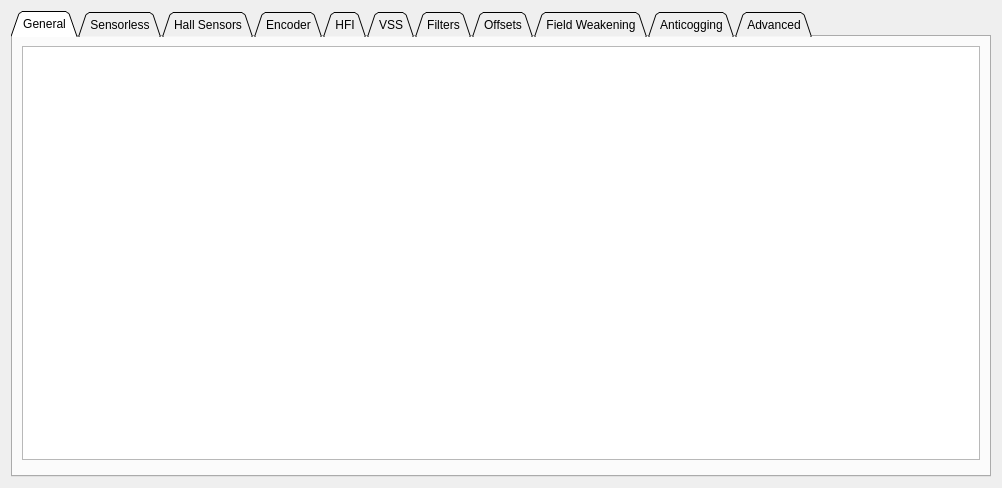
<?xml version="1.0" encoding="UTF-8"?>
<ui version="4.0">
 <class>PageFoc</class>
 <widget class="QWidget" name="PageFoc">
  <property name="geometry">
   <rect>
    <x>0</x>
    <y>0</y>
    <width>1002</width>
    <height>488</height>
   </rect>
  </property>
  <property name="windowTitle">
   <string>Form</string>
  </property>
  <layout class="QVBoxLayout" name="verticalLayout">
   <item>
    <widget class="QTabWidget" name="tabWidget">
     <property name="tabShape">
      <enum>QTabWidget::Triangular</enum>
     </property>
     <property name="currentIndex">
      <number>0</number>
     </property>
     <widget class="QWidget" name="tab">
      <attribute name="title">
       <string>General</string>
      </attribute>
      <layout class="QVBoxLayout" name="verticalLayout_2">
       <item>
        <widget class="ParamTable" name="generalTab"/>
       </item>
       <item>
        <widget class="DetectFoc" name="detectFoc" native="true"/>
       </item>
      </layout>
     </widget>
     <widget class="QWidget" name="tab_2">
      <attribute name="title">
       <string>Sensorless</string>
      </attribute>
      <layout class="QVBoxLayout" name="verticalLayout_3">
       <item>
        <widget class="ParamTable" name="sensorlessTab"/>
       </item>
       <item>
        <widget class="QGroupBox" name="groupBox">
         <property name="title">
          <string>Openloop Presets</string>
         </property>
         <layout class="QGridLayout" name="gridLayout">
          <property name="leftMargin">
           <number>6</number>
          </property>
          <property name="topMargin">
           <number>6</number>
          </property>
          <property name="rightMargin">
           <number>6</number>
          </property>
          <property name="bottomMargin">
           <number>6</number>
          </property>
          <property name="spacing">
           <number>2</number>
          </property>
          <item row="1" column="0">
           <widget class="QPushButton" name="openloopGenericButton">
            <property name="text">
             <string>Generic</string>
            </property>
           </widget>
          </item>
          <item row="0" column="0">
           <widget class="QPushButton" name="openloopOldButton">
            <property name="text">
             <string>Same as FW &lt; 5.02</string>
            </property>
           </widget>
          </item>
          <item row="2" column="0">
           <widget class="QPushButton" name="openloopFastStartButton">
            <property name="text">
             <string>Fast Start</string>
            </property>
           </widget>
          </item>
          <item row="0" column="1">
           <widget class="QPushButton" name="openloopPropellerButton">
            <property name="text">
             <string>Propeller</string>
            </property>
           </widget>
          </item>
          <item row="1" column="1">
           <widget class="QPushButton" name="openloopHeavyInertialButton">
            <property name="text">
             <string>Heavy Inertial Load</string>
            </property>
           </widget>
          </item>
         </layout>
        </widget>
       </item>
      </layout>
     </widget>
     <widget class="QWidget" name="tab_3">
      <attribute name="title">
       <string>Hall Sensors</string>
      </attribute>
      <layout class="QVBoxLayout" name="verticalLayout_4">
       <item>
        <widget class="ParamTable" name="hallTab"/>
       </item>
       <item>
        <widget class="DetectFocHall" name="detectFocHall" native="true"/>
       </item>
      </layout>
     </widget>
     <widget class="QWidget" name="tab_4">
      <attribute name="title">
       <string>Encoder</string>
      </attribute>
      <layout class="QVBoxLayout" name="verticalLayout_5">
       <item>
        <widget class="ParamTable" name="encoderTab"/>
       </item>
       <item>
        <widget class="DetectFocEncoder" name="detectFocEncoder" native="true"/>
       </item>
      </layout>
     </widget>
     <widget class="QWidget" name="tab_6">
      <attribute name="title">
       <string>HFI</string>
      </attribute>
      <layout class="QVBoxLayout" name="verticalLayout_7">
       <item>
        <widget class="ParamTable" name="hfiTab"/>
       </item>
      </layout>
     </widget>
     <widget class="QWidget" name="tab_10">
      <attribute name="title">
       <string>VSS</string>
      </attribute>
      <layout class="QVBoxLayout" name="verticalLayout_11">
       <item>
        <widget class="ParamTable" name="vssTab"/>
       </item>
      </layout>
     </widget>
     <widget class="QWidget" name="tab_8">
      <attribute name="title">
       <string>Filters</string>
      </attribute>
      <layout class="QVBoxLayout" name="verticalLayout_9">
       <item>
        <widget class="ParamTable" name="filterTab"/>
       </item>
      </layout>
     </widget>
     <widget class="QWidget" name="tab_7">
      <attribute name="title">
       <string>Offsets</string>
      </attribute>
      <layout class="QVBoxLayout" name="verticalLayout_8">
       <item>
        <widget class="ParamTable" name="offsetTab"/>
       </item>
       <item>
        <widget class="QPushButton" name="offsetMeasureButton">
         <property name="text">
          <string>Measure Offsets</string>
         </property>
        </widget>
       </item>
      </layout>
     </widget>
     <widget class="QWidget" name="tab_9">
      <attribute name="title">
       <string>Field Weakening</string>
      </attribute>
      <layout class="QVBoxLayout" name="verticalLayout_10">
       <item>
        <widget class="ParamTable" name="fwTab"/>
       </item>
      </layout>
     </widget>
     <widget class="QWidget" name="tab_11">
      <attribute name="title">
       <string>Anticogging</string>
      </attribute>
      <layout class="QGridLayout" name="gridLayout_2">
       <item row="0" column="0">
        <widget class="QSplitter" name="splitter">
         <property name="orientation">
          <enum>Qt::Vertical</enum>
         </property>
         <widget class="ParamTable" name="acTab"/>
         <widget class="CalibrateAnticogging" name="acCalibrate" native="true"/>
        </widget>
       </item>
      </layout>
     </widget>
     <widget class="QWidget" name="tab_5">
      <attribute name="title">
       <string>Advanced</string>
      </attribute>
      <layout class="QVBoxLayout" name="verticalLayout_6">
       <item>
        <widget class="ParamTable" name="advancedTab"/>
       </item>
      </layout>
     </widget>
    </widget>
   </item>
  </layout>
 </widget>
 <customwidgets>
  <customwidget>
   <class>ParamTable</class>
   <extends>QTableWidget</extends>
   <header>widgets/paramtable.h</header>
  </customwidget>
  <customwidget>
   <class>DetectFoc</class>
   <extends>QWidget</extends>
   <header>widgets/detectfoc.h</header>
   <container>1</container>
  </customwidget>
  <customwidget>
   <class>DetectFocHall</class>
   <extends>QWidget</extends>
   <header>widgets/detectfochall.h</header>
   <container>1</container>
  </customwidget>
  <customwidget>
   <class>DetectFocEncoder</class>
   <extends>QWidget</extends>
   <header>widgets/detectfocencoder.h</header>
   <container>1</container>
  </customwidget>
  <customwidget>
   <class>CalibrateAnticogging</class>
   <extends>QWidget</extends>
   <header>widgets/calibrateanticogging.h</header>
   <container>1</container>
  </customwidget>
 </customwidgets>
 <resources/>
 <connections/>
</ui>
